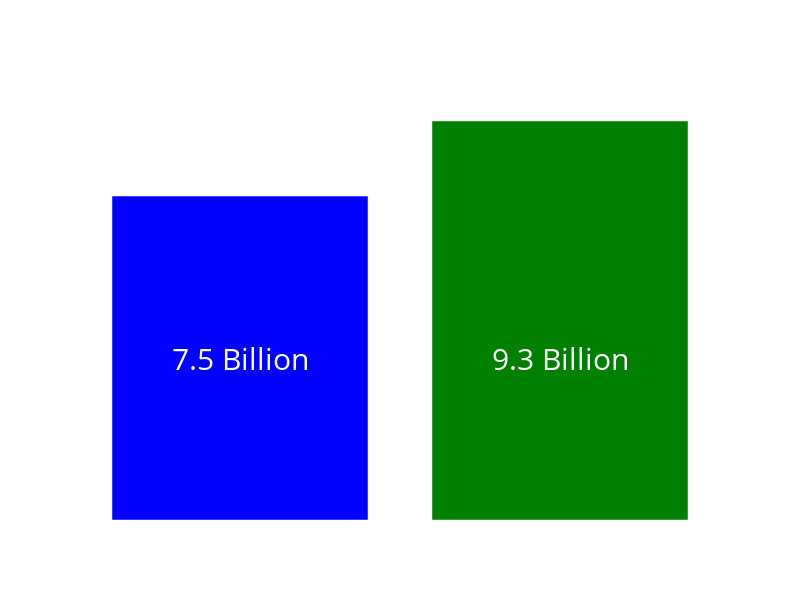

This figure's notebook cell:
### Code cell
import plotly.graph_objects as go

# Data
population = population_2017["Population"].sum()
capacity = humain_pouvant_nourris
population_percent = 100
capacity_percent = capacity / population * 100

# Create a bar chart using Plotly
fig = go.Figure(
    data=[
        go.Bar(
            name="Population",
            x=["Population"],
            y=[population],
            marker_color="blue",
            text=[f"{population_percent:.0f}%"],
            textposition="outside",
        ),
        go.Bar(
            name="Capacité d'alimentation",
            x=["Capacité d'alimentation"],
            y=[capacity],
            marker_color="green",
            text=[f"{capacity_percent:.0f}%"],
            textposition="outside",
        ),
    ]
)

# Update the layout
fig.update_layout(
    title="Population vs Capacité d'alimentation",
    yaxis_title="Population",
    barmode="group",
    showlegend=False,
    width=800,
    height=600,
    paper_bgcolor="rgba(0,0,0,0)",  # make the paper background transparent
    plot_bgcolor="rgba(0,0,0,0)",  # make the plot background transparent
    font=dict(color="white", size=14),
    annotations=[
        dict(
            x="Population",
            y=population / 2,
            text=f"{population/1_000_000_000:.1f} Billion",
            showarrow=False,
            font=dict(color="white", size=30),
            xanchor="center",
            yanchor="middle"
        ),
        dict(
            x="Capacité d'alimentation",
            y=population / 2,
            text=f"{capacity/1_000_000_000:.1f} Billion",
            showarrow=False,
            font=dict(color="white", size=30),
            xanchor="center",
            yanchor="middle"
        )
    ]
)

# Show the figure
fig.show()
fig.write_image("src/main/extracted_data/2.svg")

### Figure 1 — Plotly figure (JSON) as saved in the notebook; plotly's stock layout.template omitted (floating-point values rounded to 4 significant figures)
{"data": [{"marker": {"color": "blue"}, "name": "Population", "text": ["100%"], "textposition": "outside", "type": "bar", "x": ["Population"], "y": [7548134111]}, {"marker": {"color": "green"}, "name": "Capacité d'alimentation", "text": ["123%"], "textposition": "outside", "type": "bar", "x": ["Capacité d'alimentation"], "y": [9297000000.0]}], "layout": {"annotations": [{"font": {"color": "white", "size": 30}, "showarrow": false, "text": "7.5 Billion", "x": "Population", "xanchor": "center", "y": 3774000000.0, "yanchor": "middle"}, {"font": {"color": "white", "size": 30}, "showarrow": false, "text": "9.3 Billion", "x": "Capacité d'alimentation", "xanchor": "center", "y": 3774000000.0, "yanchor": "middle"}], "barmode": "group", "font": {"color": "white", "size": 14}, "height": 600, "paper_bgcolor": "rgba(0,0,0,0)", "plot_bgcolor": "rgba(0,0,0,0)", "showlegend": false, "title": {"text": "Population vs Capacité d'alimentation"}, "width": 800, "yaxis": {"title": {"text": "Population"}}}}
